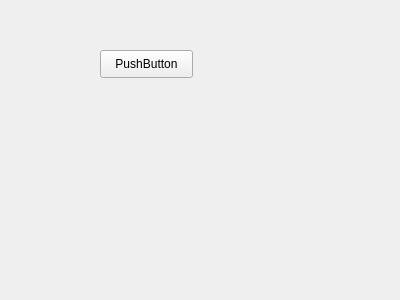
<?xml version="1.0" encoding="UTF-8"?>
<ui version="4.0">
 <class>Widget</class>
 <widget class="QWidget" name="Widget">
  <property name="geometry">
   <rect>
    <x>0</x>
    <y>0</y>
    <width>400</width>
    <height>300</height>
   </rect>
  </property>
  <property name="windowTitle">
   <string>Widget</string>
  </property>
  <widget class="QPushButton" name="pushButton">
   <property name="geometry">
    <rect>
     <x>100</x>
     <y>50</y>
     <width>93</width>
     <height>28</height>
    </rect>
   </property>
   <property name="text">
    <string>PushButton</string>
   </property>
  </widget>
 </widget>
 <layoutdefault spacing="6" margin="11"/>
 <resources/>
 <connections/>
</ui>
